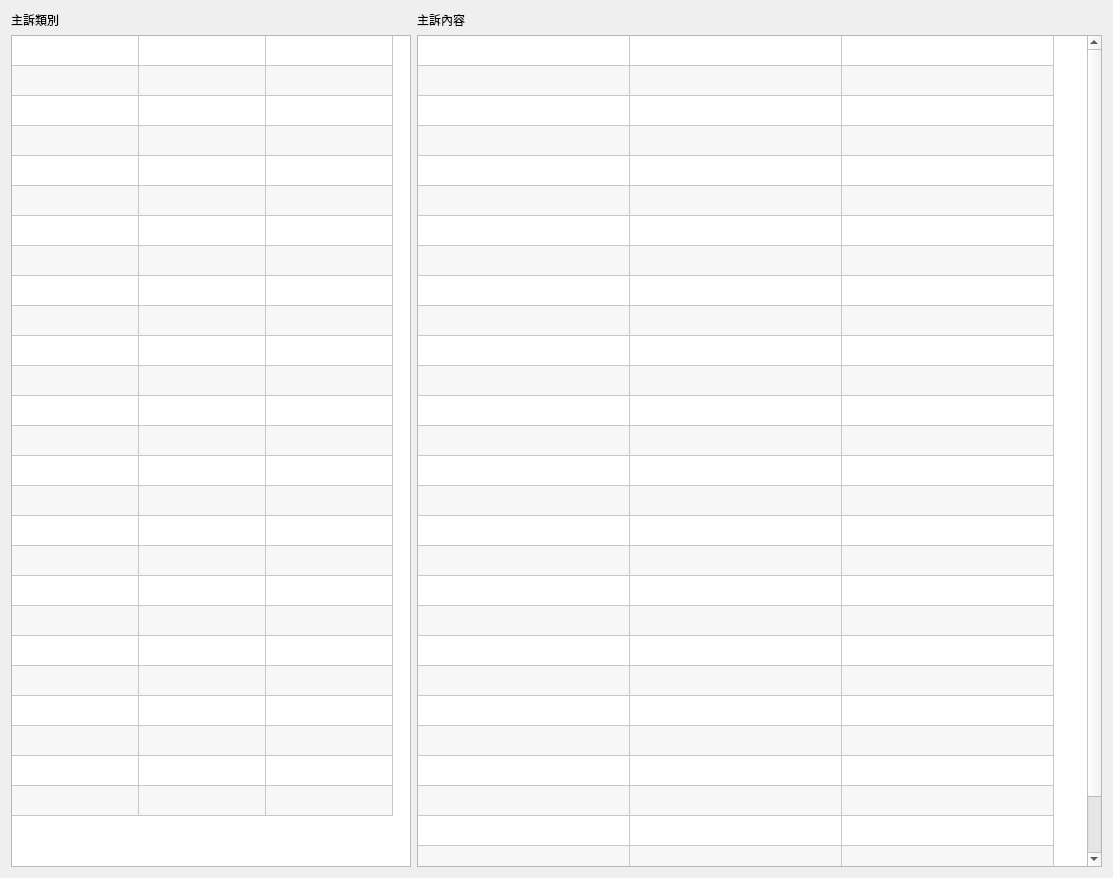
<?xml version="1.0" encoding="UTF-8"?>
<ui version="4.0">
 <class>Dialog_symptom</class>
 <widget class="QDialog" name="Dialog_symptom">
  <property name="windowModality">
   <enum>Qt::NonModal</enum>
  </property>
  <property name="geometry">
   <rect>
    <x>0</x>
    <y>0</y>
    <width>1113</width>
    <height>878</height>
   </rect>
  </property>
  <property name="sizePolicy">
   <sizepolicy hsizetype="Preferred" vsizetype="Preferred">
    <horstretch>0</horstretch>
    <verstretch>0</verstretch>
   </sizepolicy>
  </property>
  <property name="windowTitle">
   <string>主訴</string>
  </property>
  <property name="modal">
   <bool>false</bool>
  </property>
  <layout class="QVBoxLayout" name="verticalLayout">
   <item>
    <layout class="QHBoxLayout" name="horizontalLayout_2">
     <item>
      <widget class="QLabel" name="label">
       <property name="maximumSize">
        <size>
         <width>400</width>
         <height>16777215</height>
        </size>
       </property>
       <property name="text">
        <string>主訴類別</string>
       </property>
      </widget>
     </item>
     <item>
      <widget class="QLabel" name="label_2">
       <property name="text">
        <string>主訴內容</string>
       </property>
      </widget>
     </item>
    </layout>
   </item>
   <item>
    <layout class="QHBoxLayout" name="horizontalLayout">
     <item>
      <widget class="QTableWidget" name="tableWidget_groups">
       <property name="maximumSize">
        <size>
         <width>400</width>
         <height>16777215</height>
        </size>
       </property>
       <property name="editTriggers">
        <set>QAbstractItemView::NoEditTriggers</set>
       </property>
       <property name="alternatingRowColors">
        <bool>true</bool>
       </property>
       <property name="selectionMode">
        <enum>QAbstractItemView::SingleSelection</enum>
       </property>
       <property name="selectionBehavior">
        <enum>QAbstractItemView::SelectItems</enum>
       </property>
       <property name="rowCount">
        <number>26</number>
       </property>
       <property name="columnCount">
        <number>3</number>
       </property>
       <attribute name="horizontalHeaderVisible">
        <bool>false</bool>
       </attribute>
       <attribute name="horizontalHeaderMinimumSectionSize">
        <number>27</number>
       </attribute>
       <attribute name="horizontalHeaderDefaultSectionSize">
        <number>127</number>
       </attribute>
       <attribute name="verticalHeaderVisible">
        <bool>false</bool>
       </attribute>
       <row/>
       <row/>
       <row/>
       <row/>
       <row/>
       <row/>
       <row/>
       <row/>
       <row/>
       <row/>
       <row/>
       <row/>
       <row/>
       <row/>
       <row/>
       <row/>
       <row/>
       <row/>
       <row/>
       <row/>
       <row/>
       <row/>
       <row/>
       <row/>
       <row/>
       <row/>
       <column/>
       <column/>
       <column/>
      </widget>
     </item>
     <item>
      <widget class="QTableWidget" name="tableWidget_symptom">
       <property name="maximumSize">
        <size>
         <width>16777215</width>
         <height>16777215</height>
        </size>
       </property>
       <property name="editTriggers">
        <set>QAbstractItemView::NoEditTriggers</set>
       </property>
       <property name="alternatingRowColors">
        <bool>true</bool>
       </property>
       <property name="selectionMode">
        <enum>QAbstractItemView::SingleSelection</enum>
       </property>
       <property name="selectionBehavior">
        <enum>QAbstractItemView::SelectItems</enum>
       </property>
       <property name="rowCount">
        <number>29</number>
       </property>
       <property name="columnCount">
        <number>3</number>
       </property>
       <attribute name="horizontalHeaderVisible">
        <bool>false</bool>
       </attribute>
       <attribute name="horizontalHeaderMinimumSectionSize">
        <number>27</number>
       </attribute>
       <attribute name="horizontalHeaderDefaultSectionSize">
        <number>212</number>
       </attribute>
       <attribute name="verticalHeaderVisible">
        <bool>false</bool>
       </attribute>
       <row/>
       <row/>
       <row/>
       <row/>
       <row/>
       <row/>
       <row/>
       <row/>
       <row/>
       <row/>
       <row/>
       <row/>
       <row/>
       <row/>
       <row/>
       <row/>
       <row/>
       <row/>
       <row/>
       <row/>
       <row/>
       <row/>
       <row/>
       <row/>
       <row/>
       <row/>
       <row/>
       <row/>
       <row/>
       <column/>
       <column/>
       <column/>
      </widget>
     </item>
    </layout>
   </item>
  </layout>
 </widget>
 <resources/>
 <connections/>
</ui>
